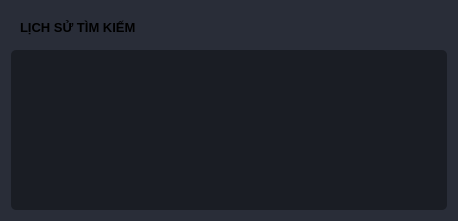
                        <widget class="QFrame" name="frame_history">
                         <property name="styleSheet">
                          <string notr="true">background-color: rgb(41, 45, 56);
border-radius: 5px;</string>
                         </property>
                         <layout class="QVBoxLayout" name="verticalLayout_35">
                          <item>
                           <widget class="QFrame" name="frame_historyTitle">
                            <property name="styleSheet">
                             <string notr="true">background-color: rgb(41, 45, 56);
border-radius: 5px;</string>
                            </property>
                            <layout class="QVBoxLayout" name="verticalLayout_52">
                             <item>
                              <widget class="QLabel" name="txtframeHistoryTitle">
                               <property name="font">
                                <font>
                                 <family>Segoe UI</family>
                                 <pointsize>10</pointsize>
                                 <weight>75</weight>
                                 <bold>true</bold>
                                </font>
                               </property>
                               <property name="styleSheet">
                                <string notr="true"/>
                               </property>
                               <property name="text">
                                <string>LỊCH SỬ TÌM KIẾM</string>
                               </property>
                              </widget>
                             </item>
                            </layout>
                           </widget>
                          </item>
                          <item>
                           <widget class="QFrame" name="frame_historyWidget">
                            <property name="sizePolicy">
                             <sizepolicy hsizetype="Preferred" vsizetype="Preferred">
                              <horstretch>0</horstretch>
                              <verstretch>1</verstretch>
                             </sizepolicy>
                            </property>
                            <property name="styleSheet">
                             <string notr="true">border-radius: 5px;
background-color: rgb(26, 29, 36);</string>
                            </property>
                            <layout class="QVBoxLayout" name="verticalLayout_53">
                             <property name="leftMargin">
                              <number>1</number>
                             </property>
                             <property name="topMargin">
                              <number>1</number>
                             </property>
                             <property name="rightMargin">
                              <number>1</number>
                             </property>
                             <property name="bottomMargin">
                              <number>1</number>
                             </property>
                             <item>
                              <widget class="QLineEdit" name="txtLichSu1">
                               <property name="minimumSize">
                                <size>
                                 <width>434</width>
                                 <height>35</height>
                                </size>
                               </property>
                               <property name="font">
                                <font>
                                 <family>Segoe UI</family>
                                 <pointsize>14</pointsize>
                                </font>
                               </property>
                               <property name="styleSheet">
                                <string notr="true">color: rgb(254, 121, 199);
background-color: rgb(26, 29, 36);</string>
                               </property>
                               <property name="text">
                                <string/>
                               </property>
                               <property name="alignment">
                                <set>Qt::AlignCenter</set>
                               </property>
                               <property name="readOnly">
                                <bool>true</bool>
                               </property>
                              </widget>
                             </item>
                             <item>
                              <widget class="QLineEdit" name="txtLichSu2">
                               <property name="minimumSize">
                                <size>
                                 <width>434</width>
                                 <height>35</height>
                                </size>
                               </property>
                               <property name="font">
                                <font>
                                 <family>Segoe UI</family>
                                 <pointsize>14</pointsize>
                                </font>
                               </property>
                               <property name="styleSheet">
                                <string notr="true">color: rgb(254, 121, 199);
background-color: rgb(26, 29, 36);</string>
                               </property>
                               <property name="text">
                                <string/>
                               </property>
                               <property name="alignment">
                                <set>Qt::AlignCenter</set>
                               </property>
                               <property name="readOnly">
                                <bool>true</bool>
                               </property>
                              </widget>
                             </item>
                             <item>
                              <widget class="QLineEdit" name="txtLichSu3">
                               <property name="minimumSize">
                                <size>
                                 <width>434</width>
                                 <height>35</height>
                                </size>
                               </property>
                               <property name="font">
                                <font>
                                 <family>Segoe UI</family>
                                 <pointsize>14</pointsize>
                                </font>
                               </property>
                               <property name="styleSheet">
                                <string notr="true">color: rgb(254, 121, 199);
background-color: rgb(26, 29, 36);</string>
                               </property>
                               <property name="text">
                                <string/>
                               </property>
                               <property name="alignment">
                                <set>Qt::AlignCenter</set>
                               </property>
                               <property name="readOnly">
                                <bool>true</bool>
                               </property>
                              </widget>
                             </item>
                             <item>
                              <widget class="QLineEdit" name="txtLichSu4">
                               <property name="minimumSize">
                                <size>
                                 <width>434</width>
                                 <height>35</height>
                                </size>
                               </property>
                               <property name="font">
                                <font>
                                 <family>Segoe UI</family>
                                 <pointsize>14</pointsize>
                                </font>
                               </property>
                               <property name="styleSheet">
                                <string notr="true">color: rgb(254, 121, 199);
background-color: rgb(26, 29, 36);</string>
                               </property>
                               <property name="text">
                                <string/>
                               </property>
                               <property name="alignment">
                                <set>Qt::AlignCenter</set>
                               </property>
                               <property name="readOnly">
                                <bool>true</bool>
                               </property>
                              </widget>
                             </item>
                            </layout>
                           </widget>
                          </item>
                         </layout>
                        </widget>
